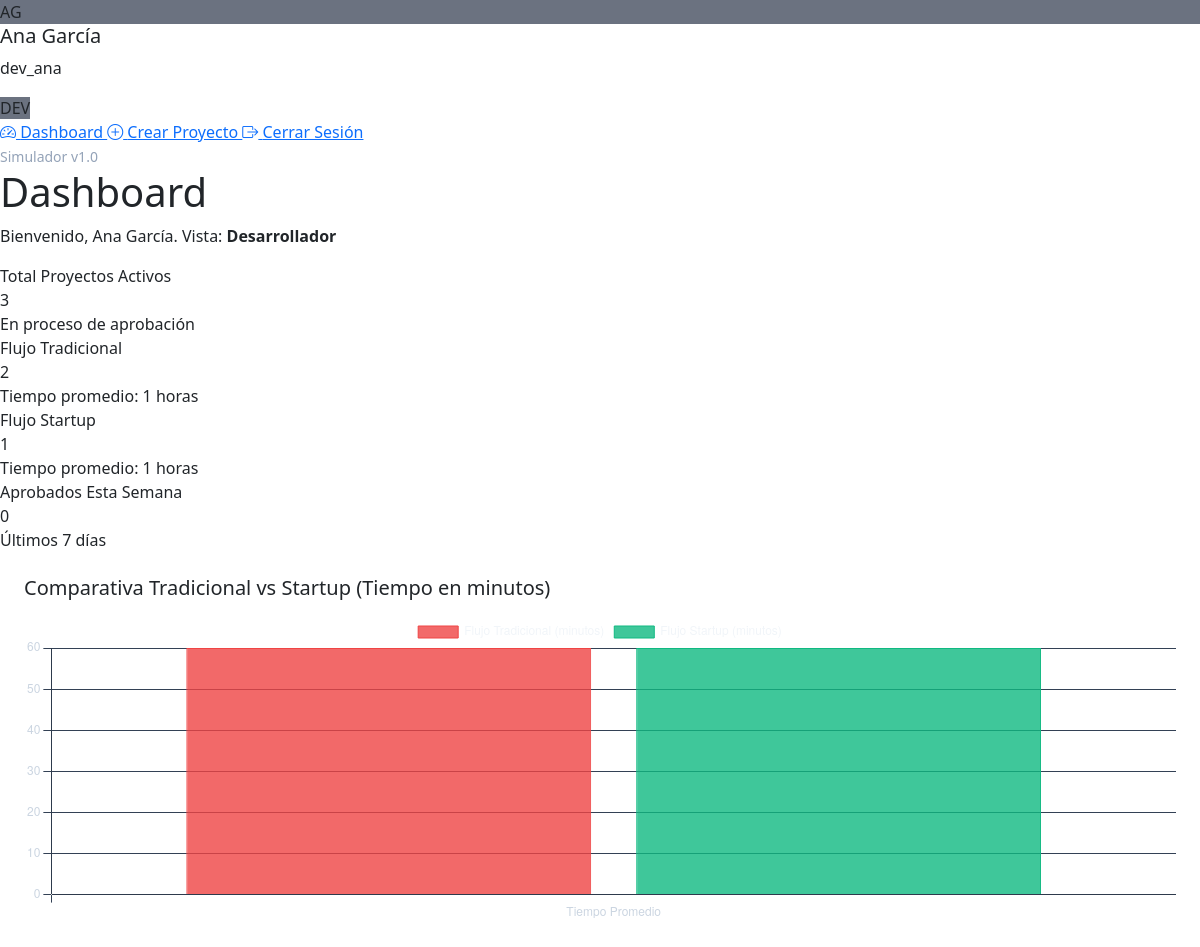
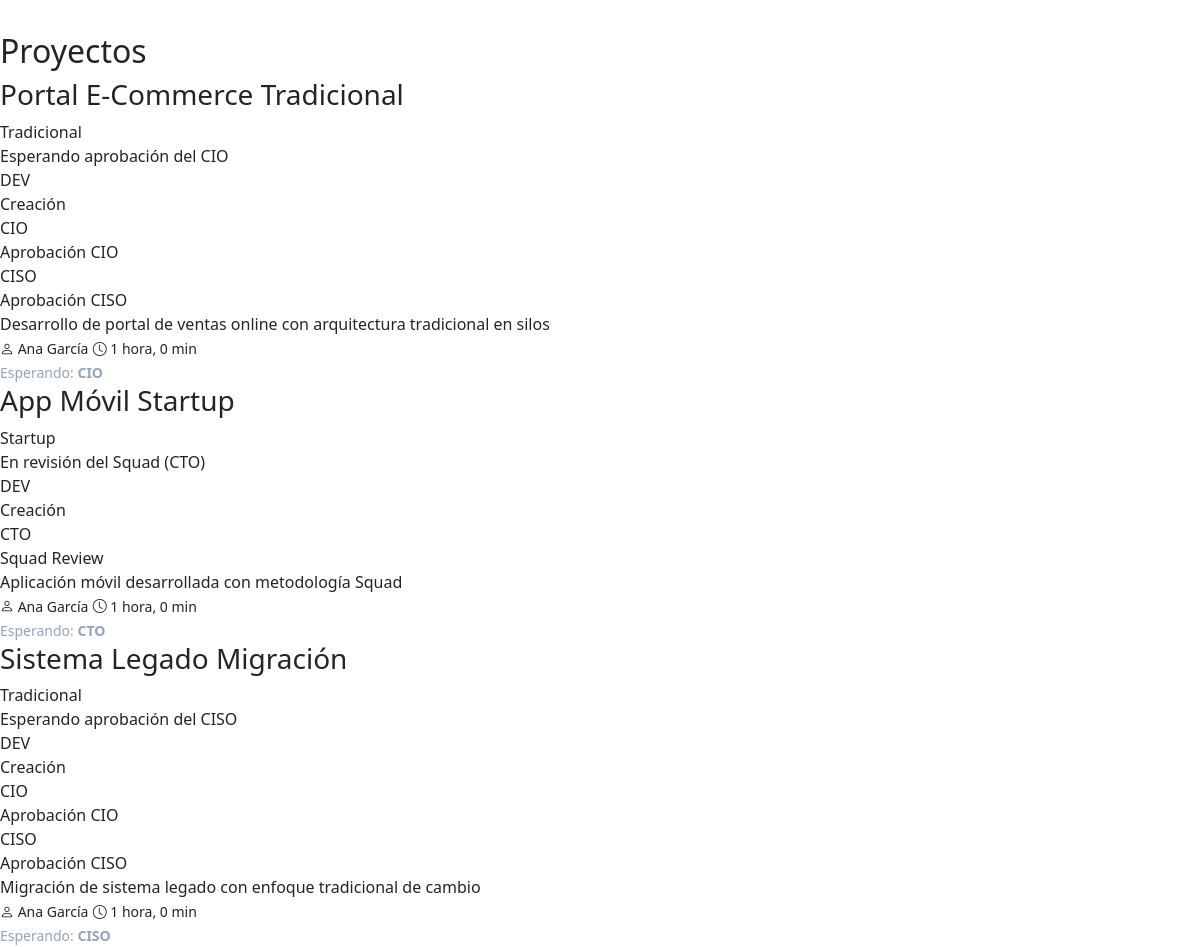
Page /dashboard.php (signed in) on the committed database (2 pictures, top to bottom).
### tables this page shows
CREATE TABLE proyectos (
  id INT UNSIGNED AUTO_INCREMENT PRIMARY KEY,
  titulo VARCHAR(200) NOT NULL,
  descripcion TEXT,
  modelo_organizacional ENUM('Tradicional','Startup') NOT NULL,
  estado_actual VARCHAR(50) NOT NULL,
  creado_por INT UNSIGNED NOT NULL,
  fecha_creacion TIMESTAMP DEFAULT CURRENT_TIMESTAMP,
  fecha_aprobacion TIMESTAMP NULL DEFAULT NULL,
  FOREIGN KEY (creado_por) REFERENCES usuarios(id) ON DELETE CASCADE,
  INDEX idx_estado (estado_actual),
  INDEX idx_modelo (modelo_organizacional),
  INDEX idx_creado_por (creado_por)
);

CREATE TABLE usuarios (
  id INT UNSIGNED AUTO_INCREMENT PRIMARY KEY,
  nombre VARCHAR(100) NOT NULL,
  username VARCHAR(50) NOT NULL UNIQUE,
  password VARCHAR(255) NOT NULL,
  rol ENUM('DEV','CIO','CTO','CISO') NOT NULL,
  created_at TIMESTAMP DEFAULT CURRENT_TIMESTAMP,
  INDEX idx_username (username),
  INDEX idx_rol (rol)
);

### dashboard.php (the view, shortened to what the rows shown need)
<?php
require_once __DIR__ . '/config/conexion.php';
require_once __DIR__ . '/includes/funciones.php';
$rol = $_SESSION['rol'];
$stats = obtener_estadisticas_dashboard();
$stmt = $pdo->prepare("
    SELECT p.*, u.nombre as creador_nombre
    FROM proyectos p
    JOIN usuarios u ON p.creado_por = u.id
    ORDER BY p.fecha_creacion DESC
");
$stmt->execute();
$proyectos = $stmt->fetchAll();
?>
<!DOCTYPE html>
<html lang="es">
<head>
    <link href="https://cdn.jsdelivr.net/npm/bootstrap@5.3.0/dist/css/bootstrap.min.css" rel="stylesheet">
    <link rel="stylesheet" href="https://cdn.jsdelivr.net/npm/bootstrap-icons@1.11.0/font/bootstrap-icons.css">
    <link href="/simulador_latencia/assets/css/estilo.php" rel="stylesheet">
</head>
<body>
    <div class="main-content">
        <div class="page-header">
            <h1>Dashboard</h1>
        </div>
        <div class="projects-section">
            <h2>Proyectos</h2>
            <?php if (empty($proyectos)): ?>
                <div class="alert alert-info">
                    No hay proyectos registrados.
                    <?php if ($rol === 'DEV'): ?>
                        <a href="/simulador_latencia/crear_proyecto.php">Crear el primer proyecto</a>
                    <?php endif; ?>
                </div>
            <?php else: ?>
                <div class="projects-grid">
                    <?php foreach ($proyectos as $proyecto): ?>
                        <?php
                        $progreso = obtener_progreso_pipeline($proyecto['modelo_organizacional'], $proyecto['estado_actual']);
                        $color_modelo = $proyecto['modelo_organizacional'] === 'Tradicional' ? 'tradicional' : 'startup';
                        $puede_ejecutar = puede_ejecutar_transicion($proyecto['modelo_organizacional'], $proyecto['estado_actual'], $rol);
                        $siguiente_rol = obtener_rol_siguiente($proyecto['modelo_organizacional'], $proyecto['estado_actual']);
                        $tiempo_transcurrido = calcular_tiempo_transcurrido($proyecto['fecha_creacion']);
                        ?>
                        <div class="project-card <?php echo htmlspecialchars($color_modelo, ENT_QUOTES, 'UTF-8'); ?>">
                            <div class="project-header">
                                <div class="project-title">
                                    <h3><?php echo htmlspecialchars($proyecto['titulo'], ENT_QUOTES, 'UTF-8'); ?></h3>
                                    <span class="model-badge <?php echo htmlspecialchars($color_modelo, ENT_QUOTES, 'UTF-8'); ?>">
                                        <?php echo htmlspecialchars($proyecto['modelo_organizacional'], ENT_QUOTES, 'UTF-8'); ?>
                                    </span>
                                </div>
                                <span class="state-badge <?php echo htmlspecialchars(obtener_color_estado($proyecto['estado_actual']), ENT_QUOTES, 'UTF-8'); ?>">
                                    <?php echo htmlspecialchars(obtener_descripcion_estado($proyecto['estado_actual']), ENT_QUOTES, 'UTF-8'); ?>
                                </span>
                            </div>
                            <div class="pipeline-progress">
                                <div class="pipeline-steps">
                                    <?php if ($proyecto['modelo_organizacional'] === 'Tradicional'): ?>
                                        <div class="pipeline-step <?php echo $progreso['paso_actual'] >= 1 ? 'active' : ''; ?>">
                                            <div class="step-circle">DEV</div>
                                            <div class="step-label">Creación</div>
                                        </div>
                                        <div class="pipeline-step <?php echo $progreso['paso_actual'] >= 2 ? 'active' : ''; ?>">
                                            <div class="step-circle">CIO</div>
                                            <div class="step-label">Aprobación CIO</div>
                                        </div>
                                        <div class="pipeline-step <?php echo $progreso['paso_actual'] >= 3 ? 'active' : ''; ?>">
                                            <div class="step-circle">CISO</div>
                                            <div class="step-label">Aprobación CISO</div>
                                        </div>
                                    <?php else: ?>
                                        <div class="pipeline-step <?php echo $progreso['paso_actual'] >= 1 ? 'active' : ''; ?>">
                                            <div class="step-circle">DEV</div>
                                            <div class="step-label">Creación</div>
                                        </div>
                                        <div class="pipeline-step <?php echo $progreso['paso_actual'] >= 2 ? 'active' : ''; ?>">
                                            <div class="step-circle">CTO</div>
                                            <div class="step-label">Squad Review</div>
                                        </div>
                                    <?php endif; ?>
                                </div>
                            </div>
                            <div class="project-content">
                                <div class="project-description">
                                    <?php echo htmlspecialchars($proyecto['descripcion'] ?? 'Sin descripción', ENT_QUOTES, 'UTF-8'); ?>
                                </div>
                            </div>
                            <div class="project-footer">
                                <div class="project-meta">
                                    <small><i class="bi bi-person"></i> <?php echo htmlspecialchars($proyecto['creador_nombre'], ENT_QUOTES, 'UTF-8'); ?></small>
                                    <small><i class="bi bi-clock"></i> <?php echo htmlspecialchars($tiempo_transcurrido, ENT_QUOTES, 'UTF-8'); ?></small>
                                </div>
                                <div class="action-buttons">
                                    <?php if ($puede_ejecutar): ?>
                                        <form method="POST" action="/simulador_latencia/procesar_accion.php" style="display: inline;">
                                            <input type="hidden" name="proyecto_id" value="<?php echo htmlspecialchars($proyecto['id'], ENT_QUOTES, 'UTF-8'); ?>">
                                            <input type="hidden" name="csrf_token" value="<?php echo htmlspecialchars($_SESSION['csrf_token'] ?? '', ENT_QUOTES, 'UTF-8'); ?>">
                                            <button type="submit" class="btn btn-success btn-sm" onclick="return confirm('¿Estás seguro de esta aprobación?')">
                                                <i class="bi bi-check2"></i> Aprobar
                                            </button>
                                        </form>
                                    <?php else: ?>
                                        <small style="color: #94a3b8;">
                                            Esperando: <strong><?php echo htmlspecialchars($siguiente_rol, ENT_QUOTES, 'UTF-8'); ?></strong>
                                        </small>
                                    <?php endif; ?>
                                </div>
                            </div>
                        </div>
                    <?php endforeach; ?>
                </div>
            <?php endif; ?>
        </div>
    </div>
    <script>
        // Gráfico comparativo Tradicional vs Startup
        const tiempoTrad = <?php echo json_encode($stats['tiempo_promedio_trad_minutos']); ?>;
        const tiempoStartup = <?php echo json_encode($stats['tiempo_promedio_startup_minutos']); ?>;
        const ctx = document.getElementById('chartComparativo').getContext('2d');
        new Chart(ctx, {
            type: 'bar',
            data: {
                labels: ['Tiempo Promedio'],
                datasets: [
                    {
                        label: 'Flujo Tradicional (minutos)',
                        data: [tiempoTrad],
                        backgroundColor: 'rgba(239, 68, 68, 0.8)',
                        borderColor: 'rgba(239, 68, 68, 1)',
                        borderWidth: 1
                    },
                    {
                        label: 'Flujo Startup (minutos)',
                        data: [tiempoStartup],
                        backgroundColor: 'rgba(16, 185, 129, 0.8)',
                        borderColor: 'rgba(16, 185, 129, 1)',
                        borderWidth: 1
                    }
                ]
            },
            options: {
                responsive: true,
                maintainAspectRatio: true,
                plugins: {
                    legend: {
                        labels: {
                            color: '#f1f5f9',
                            font: { size: 12 }
                        }
                    }
                },
                scales: {
                    y: {
                        beginAtZero: true,
                        ticks: {
                            color: '#cbd5e1'
                        },
                        grid: {
                            color: '#334155'
                        }
                    },
                    x: {
                        ticks: {
                            color: '#cbd5e1'
                        },
                        grid: {
                            color: '#334155'
                        }
                    }
                }
            }
        });
    </script>
</body>
</html>

### rows in the picture
proyectos: titulo "Portal E-Commerce Tradicional", modelo_organizacional "Tradicional", estado_actual "Esperando aprobación del CIO", shows "DEV", descripcion "Desarrollo de portal de ventas online con arquitectura tradicional en silos", creado_por.nombre "Ana García", tiempo_transcurrido "1 hora, 0 min", siguiente_rol "CIO"
proyectos: titulo "App Móvil Startup", modelo_organizacional "Startup", estado_actual "En revisión del Squad (CTO)", shows "DEV", descripcion "Aplicación móvil desarrollada con metodología Squad", creado_por.nombre "Ana García", tiempo_transcurrido "1 hora, 0 min", siguiente_rol "CTO"
proyectos: titulo "Sistema Legado Migración", modelo_organizacional "Tradicional", estado_actual "Esperando aprobación del CISO", shows "DEV", descripcion "Migración de sistema legado con enfoque tradicional de cambio", creado_por.nombre "Ana García", tiempo_transcurrido "1 hora, 0 min", siguiente_rol "CISO"

### other values in the picture
$iniciales "AG"
$usuario_nombre "Ana García"
$username "dev_ana"
$rol "DEV"
obtener_nombre_rol($rol) "Desarrollador"
$stats['total_activos'] "3"
$stats['proyectos_tradicionales'] "2"
$stats['tiempo_promedio_trad_minutos'] / 60 "1"
$stats['proyectos_startup'] "1"
$stats['tiempo_promedio_startup_minutos'] / 60 "1"
$stats['aprobados_semana'] "0"
chart data {{ json_encode($stats['tiempo_promedio_trad_minutos']) }} 60
chart data {{ json_encode($stats['tiempo_promedio_startup_minutos']) }} 60
